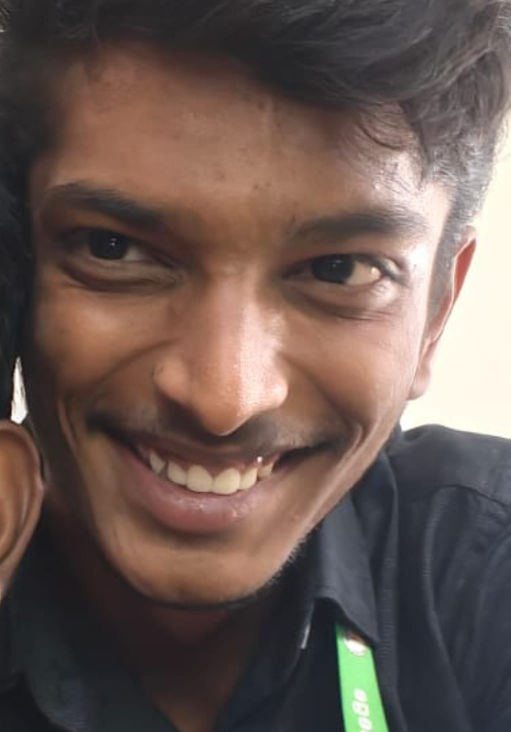
#> input picture WhatsApp Image 2026-08-25 at 3.07.50 PM.jpeg, 1021 x 1463 px (shown at 1/2 size)
$ python make_ascii_svg.py '../WhatsApp Image 2026-08-25 at 3.07.50 PM.jpeg'
#> lines starting #> are read from the running program, lines starting #| are printed output that depends on the picture
#!/usr/bin/env python3
"""Convert source-prepped.png into a self-typing monochrome ASCII SVG.

The image is downsampled to a character grid; each cell's brightness picks
a glyph from a density ramp. Each row is wrapped in a horizontal clip that
wipes left-to-right (a small cursor block rides the wipe edge), staggered
top to bottom. The portrait prints once and freezes — no looping.
Because it's SMIL inside the SVG, GitHub plays it in <img> contexts.

Usage: python scripts/make_ascii_svg.py  [input] [-o out.svg]
Expects scripts/../source-prepped.png by default."""

import argparse
import sys
from pathlib import Path

import numpy as np

RAMP = " .`:-=+*cs#%@"          # bright (sparse) -> dark (dense)
GRID_W = 100                     # character columns
ASPECT = 0.55                    # char cells are ~2x taller than wide
FONT_SIZE = 13.0
ADV = FONT_SIZE * 0.60           # monospace advance
ROW_H = FONT_SIZE * 1.05
FILL = "#b6c2cf"                 # one light-gray fill — monochrome stays clean
BG = "#0d1117"
PAD = 14.0

ROOT = Path(__file__).resolve().parent.parent


def esc(s: str) -> str:
    return s.replace("&", "&amp;").replace("<", "&lt;").replace(">", "&gt;")


def ascii_rows(path: Path):
    from PIL import Image

    img = Image.open(path).convert("L")
    grid_h = max(1, round(GRID_W * img.height / img.width * ASPECT))
    small = np.asarray(
        img.resize((GRID_W, grid_h), Image.LANCZOS), dtype=np.float32) / 255.0

    rows = []
    for r in small:
        idx = np.round((1.0 - r) * (len(RAMP) - 1)).astype(int)
        rows.append("".join(RAMP[i] for i in idx))
    return rows


def render(rows, out: Path) -> None:
    n = len(rows)
    width = GRID_W * ADV + PAD * 2
    height = n * ROW_H + PAD * 2

    p = [f'<svg xmlns="http://www.w3.org/2000/svg" width="{width:.0f}" '
         f'height="{height:.0f}" viewBox="0 0 {width:.0f} {height:.0f}" role="img">',
         f'<rect width="{width:.0f}" height="{height:.0f}" fill="{BG}"/>']

    start = 0.2
    stagger = 0.028
    wipe_dur = 0.05
    total = start + n * stagger + wipe_dur

    for i, text in enumerate(rows):
        y = PAD + i * ROW_H + FONT_SIZE
        begin = f"{start + i * stagger:.3f}s"
        p.append(f'<clipPath id="rc{i}"><rect x="{PAD}" y="{PAD + i * ROW_H:.2f}" '
                 f'width="0" height="{ROW_H + 1:.2f}">'
                 f'<animate attributeName="width" from="0" to="{width:.0f}" '
                 f'begin="{begin}" dur="{wipe_dur}s" fill="freeze"/></rect></clipPath>')
        p.append(f'<g clip-path="url(#rc{i})"><text x="{PAD}" y="{y:.2f}" '
                 f'font-family="Menlo,Consolas,\'DejaVu Sans Mono\',monospace" '
                 f'font-size="{FONT_SIZE}" fill="{FILL}" '
                 f'xml:space="preserve">{esc(text)}</text></g>')

    # cursor block rides the last wipe edge, then hides
    end = f"{total:.3f}s"
    p.append(f'<rect x="{PAD}" y="{PAD}" width="9" height="{ROW_H:.2f}" fill="{FILL}" '
             f'opacity="1">'
             f'<animate attributeName="x" from="{PAD}" to="{width - PAD - 9:.0f}" '
             f'begin="{start:.3f}s" dur="{total - start:.3f}s" fill="freeze"/>'
             f'<animate attributeName="opacity" from="1" to="0" begin="{end}" '
             f'dur="0.01s" fill="freeze"/></rect>')

    p.append("</svg>")
    out.write_text("\n".join(p))
    print(f"wrote {out} ({GRID_W}x{n} chars, prints over {total:.2f}s)")


def main() -> None:
    ap = argparse.ArgumentParser(description=__doc__)
    ap.add_argument("input", nargs="?", default=str(ROOT / "source-prepped.png"))
    ap.add_argument("-o", "--out", default=str(ROOT / "ascii-portrait.svg"))
    args = ap.parse_args()

    src = Path(args.input)
    if not src.exists():
        sys.exit(f"{src} not found — run scripts/prep_photo.py on your photo first")
    rows = ascii_rows(src)
#> in ascii_rows, `img = Image.open(path).convert("L")`:
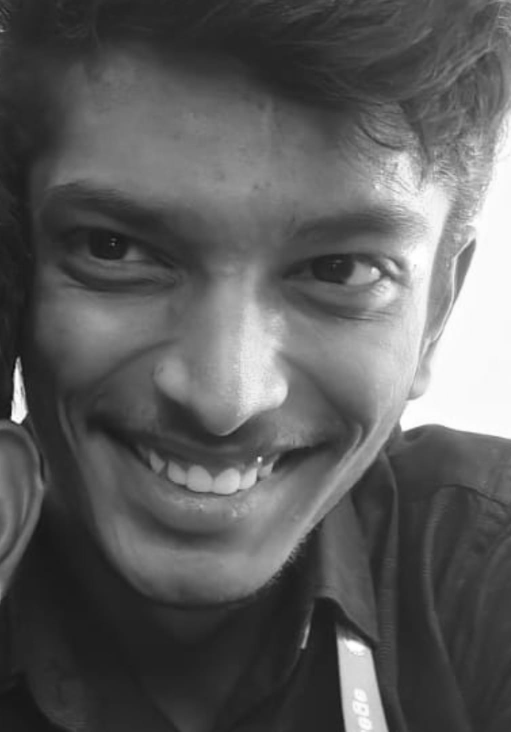
#> img: PIL image 1021x1463 L (shown at 1/2 size); min 9, max 255, mean 92.5
#> in ascii_rows, `small = np.asarray( img.resize((GRID_W, grid_h), Image.LANCZOS), dtype..`:
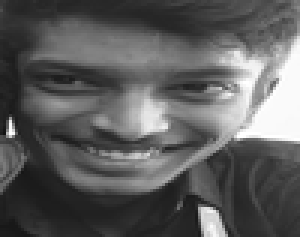
#> small: shape (79, 100) float32 (shown 3 times larger); min 0.0706, max 1, mean 0.363
#> the loop in ascii_rows, `for r in small:` made 79 passes
#> after the loop in ascii_rows, `for r in small:`: rows = 79 items
#> rows = 79 items
    if not any(line.strip() for line in rows):
        sys.exit("converted image is blank — photo may be too flat; check prep output")
    render(rows, Path(args.out))
#> in render, `n = len(rows)`: n = 79
#> in render, `height = n * ROW_H + PAD * 2`: height = 1106.4
#> in render, `total = start + n * stagger + wipe_dur`: total = 2.46
#> the loop in render, `for i, text in enumerate(rows):` made 79 passes
#> (y, begin) on passes 1 to 12: (27, '0.200s'), (40.65, '0.228s'), (54.3, '0.256s'), (67.95, '0.284s'), (81.6, '0.312s'), (95.25, '0.340s'), (108.9, '0.368s'), (122.5, '0.396s'), (136.2, '0.424s'), (149.9, '0.452s'), (163.5, '0.480s'), (177.2, '0.508s')
#> after the loop in render, `for i, text in enumerate(rows):`: p = 160 items
#> in render, `end = f"{total:.3f}s"`: end = '2.462s'
#| wrote ascii-portrait.svg (100x79 chars, prints over 2.46s)


if __name__ == "__main__":
    main()
